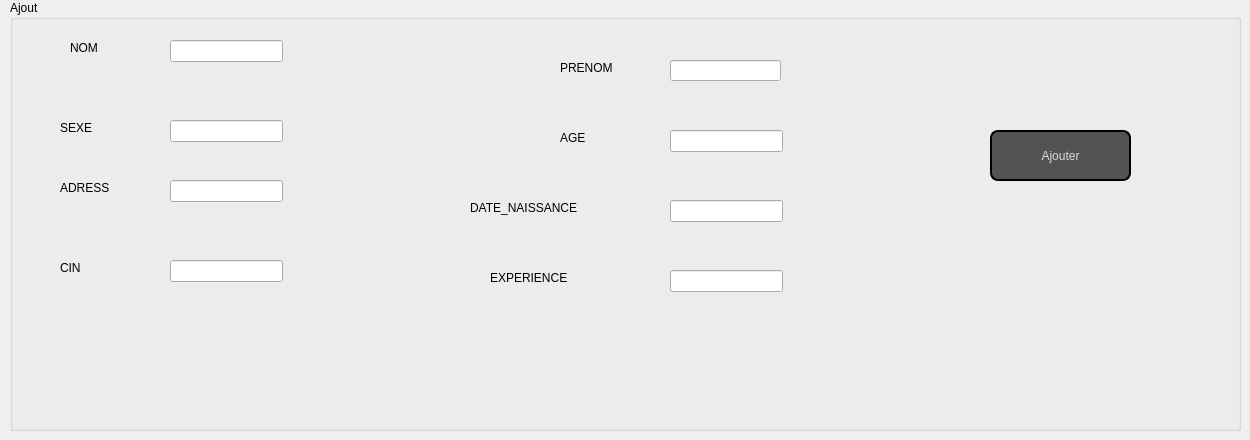
      <widget class="QWidget" name="tab">
       <attribute name="title">
        <string>ajouter un entretient</string>
       </attribute>
       <widget class="QGroupBox" name="groupBox">
        <property name="geometry">
         <rect>
          <x>10</x>
          <y>0</y>
          <width>1231</width>
          <height>431</height>
         </rect>
        </property>
        <property name="title">
         <string>Ajout</string>
        </property>
        <widget class="QLabel" name="label">
         <property name="geometry">
          <rect>
           <x>550</x>
           <y>130</y>
           <width>56</width>
           <height>16</height>
          </rect>
         </property>
         <property name="styleSheet">
          <string notr="true">font: 14pt &quot;MingLiU_HKSCS-ExtB&quot;;</string>
         </property>
         <property name="text">
          <string>AGE</string>
         </property>
        </widget>
        <widget class="QLabel" name="label_2">
         <property name="geometry">
          <rect>
           <x>60</x>
           <y>40</y>
           <width>56</width>
           <height>16</height>
          </rect>
         </property>
         <property name="styleSheet">
          <string notr="true">font: 14pt &quot;MingLiU_HKSCS-ExtB&quot;;</string>
         </property>
         <property name="text">
          <string>NOM</string>
         </property>
        </widget>
        <widget class="QLabel" name="label_3">
         <property name="geometry">
          <rect>
           <x>550</x>
           <y>60</y>
           <width>71</width>
           <height>16</height>
          </rect>
         </property>
         <property name="styleSheet">
          <string notr="true">font: 14pt &quot;MingLiU_HKSCS-ExtB&quot;;</string>
         </property>
         <property name="text">
          <string>PRENOM</string>
         </property>
        </widget>
        <widget class="QLineEdit" name="le_AGE">
         <property name="geometry">
          <rect>
           <x>660</x>
           <y>130</y>
           <width>113</width>
           <height>22</height>
          </rect>
         </property>
        </widget>
        <widget class="QLineEdit" name="le_NOM">
         <property name="geometry">
          <rect>
           <x>160</x>
           <y>40</y>
           <width>113</width>
           <height>22</height>
          </rect>
         </property>
         <property name="styleSheet">
          <string notr="true"/>
         </property>
        </widget>
        <widget class="QLineEdit" name="le_PRENOM">
         <property name="geometry">
          <rect>
           <x>660</x>
           <y>60</y>
           <width>111</width>
           <height>21</height>
          </rect>
         </property>
         <property name="styleSheet">
          <string notr="true">QPushButton {
color: #dcdcdc;
background:#535353;
border: none;
font-size:12px;
font-family:Arial, Helvetica, sans-serif;
border: 2px solid ;
border-radius: 8px;
}
QPushButton:hover {
color:#fff;
	background-color: rgb(0, 0, 127);
border: none;
}</string>
         </property>
        </widget>
        <widget class="QPushButton" name="pb_ajouter">
         <property name="geometry">
          <rect>
           <x>980</x>
           <y>130</y>
           <width>141</width>
           <height>51</height>
          </rect>
         </property>
         <property name="styleSheet">
          <string notr="true">QPushButton {
color: #dcdcdc;
background:#535353;
border: none;
font-size:12px;
font-family:Arial, Helvetica, sans-serif;
border: 2px solid ;
border-radius: 8px;
}
QPushButton:hover {
color:#fff;
	background-color: rgb(0, 0, 127);
border: none;
}</string>
         </property>
         <property name="text">
          <string>Ajouter</string>
         </property>
        </widget>
        <widget class="QLineEdit" name="le_SEXE">
         <property name="geometry">
          <rect>
           <x>160</x>
           <y>120</y>
           <width>113</width>
           <height>22</height>
          </rect>
         </property>
        </widget>
        <widget class="QLineEdit" name="le_DATE_NAISSANCE">
         <property name="geometry">
          <rect>
           <x>660</x>
           <y>200</y>
           <width>113</width>
           <height>22</height>
          </rect>
         </property>
        </widget>
        <widget class="QLineEdit" name="le_ADRESS">
         <property name="geometry">
          <rect>
           <x>160</x>
           <y>180</y>
           <width>113</width>
           <height>22</height>
          </rect>
         </property>
        </widget>
        <widget class="QLineEdit" name="le_EXPERINCE">
         <property name="geometry">
          <rect>
           <x>660</x>
           <y>270</y>
           <width>113</width>
           <height>22</height>
          </rect>
         </property>
        </widget>
        <widget class="QLineEdit" name="le_CIN">
         <property name="geometry">
          <rect>
           <x>160</x>
           <y>260</y>
           <width>113</width>
           <height>22</height>
          </rect>
         </property>
        </widget>
        <widget class="QLabel" name="label_10">
         <property name="geometry">
          <rect>
           <x>50</x>
           <y>120</y>
           <width>56</width>
           <height>16</height>
          </rect>
         </property>
         <property name="styleSheet">
          <string notr="true">font: 14pt &quot;MingLiU_HKSCS-ExtB&quot;;</string>
         </property>
         <property name="text">
          <string>SEXE</string>
         </property>
        </widget>
        <widget class="QLabel" name="label_11">
         <property name="geometry">
          <rect>
           <x>460</x>
           <y>200</y>
           <width>161</width>
           <height>16</height>
          </rect>
         </property>
         <property name="styleSheet">
          <string notr="true">font: 14pt &quot;MingLiU_HKSCS-ExtB&quot;;</string>
         </property>
         <property name="text">
          <string>DATE_NAISSANCE</string>
         </property>
        </widget>
        <widget class="QLabel" name="label_12">
         <property name="geometry">
          <rect>
           <x>50</x>
           <y>180</y>
           <width>81</width>
           <height>16</height>
          </rect>
         </property>
         <property name="styleSheet">
          <string notr="true">font: 14pt &quot;MingLiU_HKSCS-ExtB&quot;;</string>
         </property>
         <property name="text">
          <string>ADRESS</string>
         </property>
        </widget>
        <widget class="QLabel" name="label_13">
         <property name="geometry">
          <rect>
           <x>480</x>
           <y>270</y>
           <width>131</width>
           <height>16</height>
          </rect>
         </property>
         <property name="styleSheet">
          <string notr="true">font: 14pt &quot;MingLiU_HKSCS-ExtB&quot;;</string>
         </property>
         <property name="text">
          <string>EXPERIENCE</string>
         </property>
        </widget>
        <widget class="QLabel" name="label_14">
         <property name="geometry">
          <rect>
           <x>50</x>
           <y>260</y>
           <width>56</width>
           <height>16</height>
          </rect>
         </property>
         <property name="styleSheet">
          <string notr="true">font: 14pt &quot;MingLiU_HKSCS-ExtB&quot;;</string>
         </property>
         <property name="text">
          <string>CIN</string>
         </property>
        </widget>
       </widget>
      </widget>
